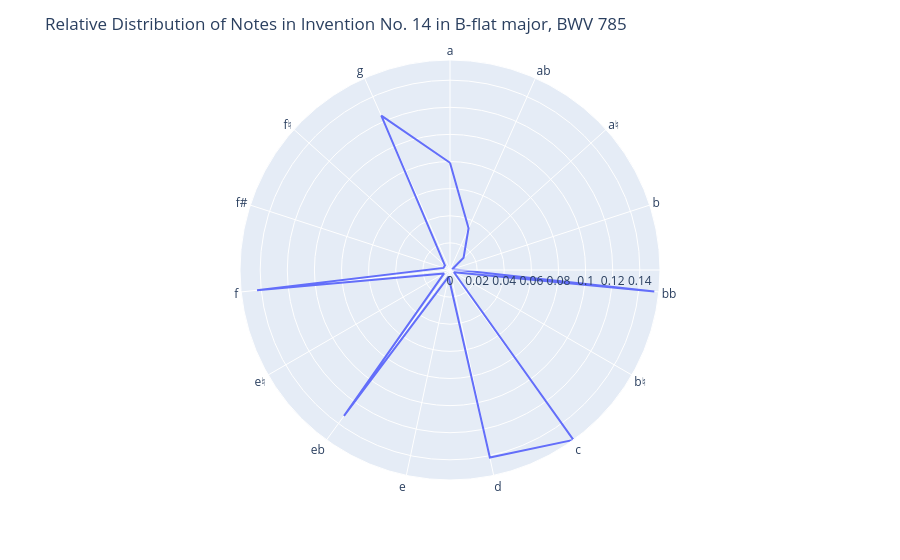

The notebook cell saved with this chart:
### Markdown cell above
### 5H. A Radar Plot of Those Pitches

```python
categories = list(counted_notes['Pitch_Class'])
angles = [n / len(categories) * 2 * math.pi for n in range(len(categories))]
angles += angles[:1]

# Create the polar plot
fig = px.line_polar(counted_notes, 
                    r=counted_notes["Scaled_Count"], 
                    theta=categories, 
                    line_close=True)
# Create title for the chart
fig.update_layout(title_text="Relative Distribution of Notes in " + soup.find('title').text.strip())
fig.show()
```

### Code cell
categories = list(counted_notes['Pitch_Class'])
angles = [n / len(categories) * 2 * math.pi for n in range(len(categories))]
angles += angles[:1]

# Create the polar plot
fig = px.line_polar(counted_notes, 
                    r=counted_notes["Scaled_Count"], 
                    theta=categories, 
                    line_close=True)
# Create title for the chart
fig.update_layout(title_text="Relative Distribution of Notes in " + soup.find('title').text.strip())
fig.show()

### Figure 1 — Plotly figure (JSON) as saved in the notebook; plotly's stock layout.template omitted (floating-point values rounded to 4 significant figures)
{"data": [{"hovertemplate": "Scaled_Count=%{r}<br>theta=%{theta}<extra></extra>", "legendgroup": "", "line": {"color": "#636efa", "dash": "solid"}, "marker": {"symbol": "circle"}, "mode": "lines", "name": "", "r": [0.07912, 0.03367, 0.01347, 0.001684, 0.1515, 0.003367, 0.1549, 0.1414, 0.005051, 0.133, 0.005051, 0.1431, 0.005051, 0.005051, 0.1246, 0.07912], "showlegend": false, "subplot": "polar", "theta": ["a", "ab", "a♮", "b", "bb", "b♮", "c", "d", "e", "eb", "e♮", "f", "f#", "f♮", "g", "a"], "type": "scatterpolar"}], "layout": {"autosize": true, "legend": {"tracegroupgap": 0}, "margin": {"t": 60}, "polar": {"angularaxis": {"direction": "clockwise", "rotation": 90, "type": "category"}, "domain": {"x": [0, 1], "y": [0, 1]}, "radialaxis": {"autorange": true, "range": [0, 0.1549], "type": "linear"}}, "title": {"text": "Relative Distribution of Notes in Invention No. 14 in B-flat major, BWV 785"}}}
